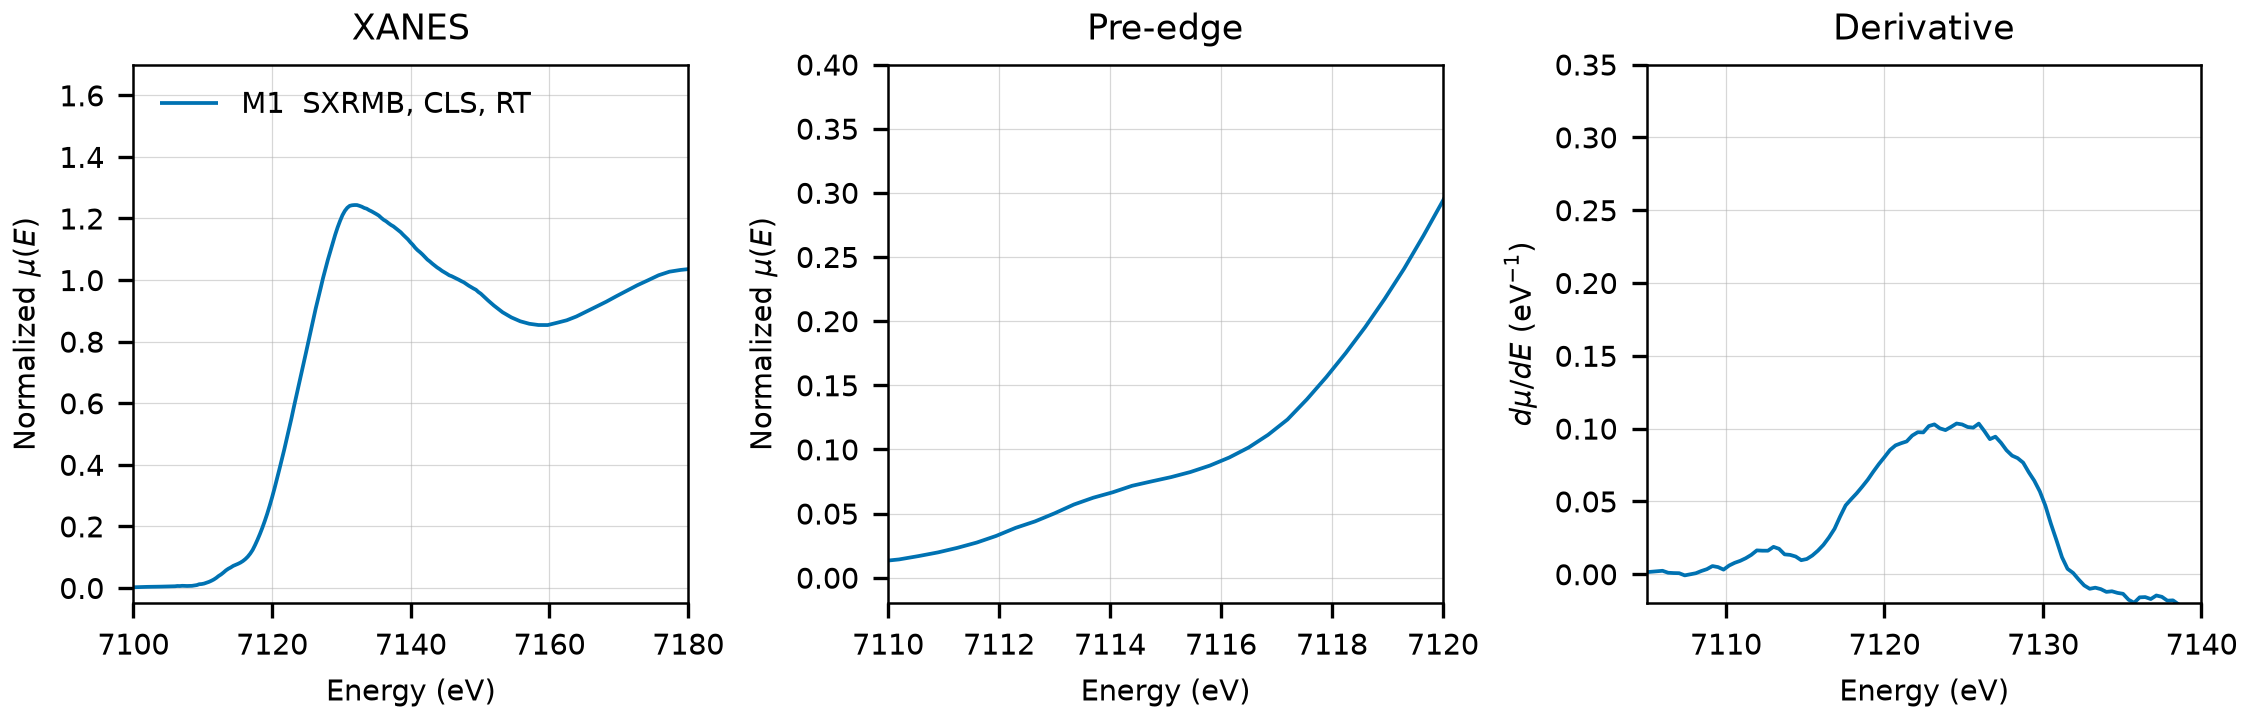

The script that saved this image:
"""Plot the experimental Fe K-edge spectrum of troilite in this folder.

Run from this directory. The output replaces spectra_comparison.png, which the
README links to.
"""

import matplotlib.pyplot as plt
import numpy as np
from larch import Group
from larch.xafs import pre_edge

OUTPUT = "spectra_comparison.png"

MEASUREMENTS = [
    ("M1  SXRMB, CLS, RT", "XASDB/Iron (II) Sulfide_idozq8kn.dat", {"fluor_cols": (1, 3)}, "#0072B2"),
]

PRE_EDGE_DEFAULTS = {"pre1": -150, "pre2": -30, "norm1": 150, "norm2": 800, "nnorm": 2, "nvict": 2}


def normalized(path, fluor_cols=None):
    """Return a larch group with the normalized spectrum read from path."""
    data = np.loadtxt(path, comments="#")
    energy = data[:, 0]
    mu = data[:, fluor_cols[1]] / data[:, fluor_cols[0]]

    group = Group(energy=energy, mu=mu)
    pre_edge(group, **PRE_EDGE_DEFAULTS)
    return group


def main():
    plt.rcParams.update({"font.size": 7, "axes.linewidth": 0.6})
    fig, axes = plt.subplots(1, 3, figsize=(7.5, 2.4), constrained_layout=True)

    for label, path, kwargs, color in MEASUREMENTS:
        group = normalized(path, **kwargs)
        derivative = np.gradient(group.flat, group.energy)
        axes[0].plot(group.energy, group.flat, color=color, lw=0.9, label=label)
        axes[1].plot(group.energy, group.flat, color=color, lw=0.9)
        axes[2].plot(group.energy, derivative, color=color, lw=0.9)

    axes[0].set(
        xlim=(7100, 7180),
        ylim=(-0.05, 1.7),
        xlabel="Energy (eV)",
        ylabel=r"Normalized $\mu(E)$",
        title="XANES",
    )
    axes[0].legend(frameon=False, loc="upper left")

    axes[1].set(
        xlim=(7110, 7120),
        ylim=(-0.02, 0.4),
        xlabel="Energy (eV)",
        ylabel=r"Normalized $\mu(E)$",
        title="Pre-edge",
    )

    axes[2].set(
        xlim=(7105, 7140),
        ylim=(-0.02, 0.35),
        xlabel="Energy (eV)",
        ylabel=r"$d\mu/dE$ (eV$^{-1}$)",
        title="Derivative",
    )

    for ax in axes:
        ax.grid(True, lw=0.3, alpha=0.5)

    fig.savefig(OUTPUT, dpi=300)
    plt.close(fig)
    print(f"wrote {OUTPUT}")


if __name__ == "__main__":
    main()
